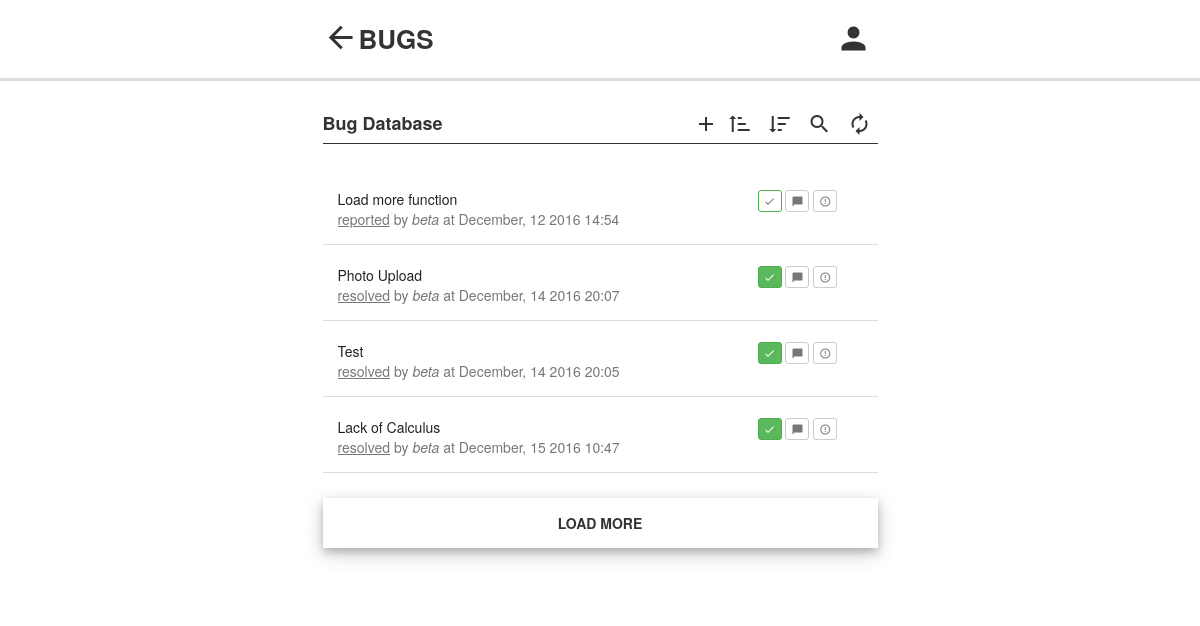
The app's page /bugs.php with its own data.
### tables this page shows
CREATE TABLE `project` (
  `id` int(10) UNSIGNED NOT NULL,
  `name` char(128) NOT NULL,
  `description` varchar(256) NOT NULL,
  `created_at` timestamp NOT NULL DEFAULT CURRENT_TIMESTAMP,
  `status` tinyint(2) UNSIGNED NOT NULL DEFAULT '11',
  `creator_id` int(10) UNSIGNED NOT NULL
);

CREATE TABLE `bug` (
  `id` int(10) UNSIGNED NOT NULL,
  `title` char(64) NOT NULL,
  `description` text NOT NULL,
  `link` varchar(256) NOT NULL,
  `photo` char(255) DEFAULT NULL,
  `project_id` int(10) UNSIGNED NOT NULL,
  `user_id` int(10) UNSIGNED NOT NULL,
  `reported_at` timestamp NOT NULL DEFAULT CURRENT_TIMESTAMP,
  `resolved_at` timestamp NULL DEFAULT NULL,
  `status` tinyint(2) UNSIGNED NOT NULL DEFAULT '11'
);

CREATE TABLE `user` (
  `id` int(10) UNSIGNED NOT NULL,
  `username` char(32) NOT NULL,
  `password` char(32) NOT NULL,
  `level` tinyint(2) UNSIGNED NOT NULL
);

### lib/mysqli.php (called while the page is built, shortened)
<?php
function collect_query_result($result, $fetch_mode = "assoc", $limit = NULL)
{
    $collection = new SplFixedArray($limit);
    $counter = 0;
    if ($fetch_mode = "assoc") {
        while ($counter < $limit && $row = $result->fetch_assoc()) {
            $collection[$counter] = $row;
            $counter += 1;
        }
    } elseif ($fetch_mode = "row") {
        while ($counter < $limit && $row = $result->fetch_row()) {
            $collection[$counter] = $row;
            $counter += 1;
        }
    } elseif ($fetch_mode = "array") {
        while ($counter < $limit && $row = $result->fetch_array()) {
            $collection[$counter] = $row;
            $counter += 1;
        }
    }
    return $collection;
}
?>

### bugs.php (the view, shortened to what this page needs)
<?php
    require_once("lib/mysqli.php");
    $mysqli = get_mysqli_instance();
    $sql = <<<SQL
        SELECT p.name as pname, b.id as bid, b.title as btitle, b.description as bdesc, b.reported_at as breported_at, b.resolved_at as bresolved_at, b.status as bstatus , u.username as uname
        FROM bug as b
        LEFT JOIN user as u ON(b.user_id = u.id)
        LEFT JOIN project as p ON(b.project_id = p.id)
SQL;
    $result = $mysqli->query($sql);
    $result_set = collect_query_result($result, "assoc", 10);
?>
<!DOCTYPE html>
<html>
<head>
    <link rel="stylesheet" type="text/css" href="assets/mdi/css/materialdesignicons.min.css">
    <link rel="stylesheet" type="text/css" href="assets/bootstrap/css/bootstrap.min.css">
    <link href="assets/main/css/main.css" rel="stylesheet">
</head>
<body class="fixed-header-on">
    <div class="page-wrapper">
        <section class="light-gray-bg padding-bottom-clear clearfix">
            <div class="title-bar">
                <div class="container">
                    <div class="row">
                        <div class="col-md-6 col-md-offset-3">
                            <div class="content-header">
                                <a href="index.php" class="btn-flat btn-bg-black">
                                    <i class="mdi mdi-arrow-left mdi-36px" aria-hidden="true"></i>
                                </a>
                                <p class="content-header-title">
                                    BUGS
                                </p>
                                <div class="content-header-nav-left">
                                    <button class="btn-flat btn-bg-black">
                                        <i class="mdi mdi-account mdi-36px" aria-hidden="true"></i>
                                    </button>
                                </div>
                            </div>
                        </div>
                    </div>
                </div>
            </div>
            <div class="container">
                <div class="row">
                    <div class="col-md-6 col-md-offset-3">
                        <div class="content-nav">
                            <div class="content-nav-text">
                            <?php
                                if ($result->num_rows > 0) {
                                    echo $result_set[0]['pname'];
                                }
                            ?>
                            </div>
                            <div class="content-nav-btn">
                                <a href="create-bug.php?pid=<?php echo $_GET['pid'] ?>" class="btn-flat btn-bg-black">
                                    <i class="mdi mdi-plus mdi-24px" aria-hidden="true"></i>
                                </a>
                                <button class="btn-flat btn-bg-black">
                                    <i class="mdi mdi-sort-ascending mdi-24px" aria-hidden="true"></i>
                                </button>
                                <button class="btn-flat btn-bg-black">
                                    <i class="mdi mdi-sort-descending mdi-24px" aria-hidden="true"></i>
                                </button>
                                <button class="btn-flat btn-bg-black">
                                    <i class="mdi mdi-magnify mdi-24px" aria-hidden="true"></i>
                                </button>
                                <button class="btn-flat btn-bg-black">
                                    <i class="mdi mdi-autorenew mdi-24px" aria-hidden="true"></i>
                                </button>
                            </div>
                        </div>
                        <div class="content-body">
                            <div class="listview-container">
                    <?php
                        if ($result->num_rows > 0):
                    ?>
                        <?php
                            for ($i=0; $i < 10; $i++):
                        ?>
                            <?php
                                if ($result_set[$i] == NULL) {
                                    break;
                                }
                            ?>
                                <a href="<?php echo "bug.php?pid={$_GET['pid']}&bid={$result_set[$i]['bid']}" ?>" id="listview-item-<?php echo $result_set[$i]['bid'] ?>" class="listview-item listview-item-active">
                                    <div class="listview-project-name" style="width: 80%">
                                        <p><?php echo $result_set[$i]['btitle'] ?></p>
                                        <p class="text-muted">
                                        <?php
                                            if ($result_set[$i]['bstatus'] == '11'):
                                        ?>
                                            <u>reported</u> by <em><?php echo $result_set[$i]['uname'] ?></em> at <?php echo date("F, j Y H:i", strtotime($result_set[$i]['breported_at'])) ?>
                                        <?php
                                            else:
                                        ?>
                                            <u>resolved</u> by <em><?php echo $result_set[$i]['uname'] ?></em> at <?php echo date("F, j Y H:i", strtotime($result_set[$i]['bresolved_at'])) ?>
                                        <?php
                                            endif;
                                        ?>
                                        </p>
                                    </div>
                                    <div class="listview-project-btn" style="width: 20%">
                                    <?php
                                        if ($result_set[$i]['bstatus'] == '11'):
                                    ?>
                                        <button type="button" class="btn btn-success btn-outline btn-xs">
                                            <i class="mdi mdi-check mdi-14px" aria-hidden="true"></i>
                                        </button>
                                    <?php
                                        else:
                                    ?>
                                        <button type="button" class="btn btn-success btn-xs">
                                            <i class="mdi mdi-check mdi-14px" aria-hidden="true"></i>
                                        </button>
                                    <?php
                                        endif;
                                    ?>
                                        <button type="button" class="btn btn-default btn-outline btn-xs">
                                            <i class="mdi mdi-message mdi-14px" aria-hidden="true"></i>
                                        </button>
                                        <button type="button" class="btn btn-default btn-outline btn-xs">
                                            <i class="mdi mdi-alert-circle-outline mdi-14px" aria-hidden="true"></i>
                                        </button>
                                    </div>
                                </a>
                        <?php
                            endfor;
                        ?>
                    <?php
                        else:
                    ?>
                        <h2><center>No bug found here.</center></h2>
                    <?php
                        endif;
                    ?>
                            </div>
                            <button class="btn-flat btn-card-loader">
                                LOAD MORE
                            </button>
                        </div>
                    </div>
                </div>
            </div>
        </section>
    </div>
</body>
</html>

### assets/main/css/main.css (style rules this page uses)
.title-bar { border-bottom: 3px solid #ddd; background-color: #ffffff; margin-bottom: 30px; }
.content-header { padding-top: 20px; padding-bottom: 20px; display: flex; }
.content-header p { margin: 0px; }
.content-header-title { font-weight: bold; font-size: 26px; width: 90%; }
.content-header-nav-left { padding-right: 0; text-align: left; display: inherit; }
.content-nav { width: 100%; padding-bottom: 5px; border-bottom: 1px solid #333; margin-bottom: 30px; display: inline-flex; justify-content: flex-end; }
.content-nav a { text-decoration: none; }
.content-nav-text { width: 40%; text-align: left; cursor: pointer; font-size: 18px; font-weight: 700; text-overflow: ellipsis; overflow: hidden; vertical-align: middle; white-space: nowrap; }
.content-nav-btn { width: 60%; text-align: right; }
.content-body { padding-bottom: 50px; }
.listview-container { padding-bottom: 20px; }
.listview-item { padding: 15px; display: -webkit-flex; display: flex; text-decoration: none; color: #777777; transition: 0.5s; border-bottom: 0.5px solid #ddd; margin-bottom: 5px; }
.listview-item-active { background-color: #ffffff; }
.listview-project-name { cursor: pointer; font-size: 14px; text-overflow: ellipsis; display: inline-block; max-width: calc(100% - 90px); overflow: hidden; vertical-align: middle; white-space: nowrap; color: #222; }
.listview-project-name p { margin: 0px; }
.btn-flat { background: none; border: none; }
.btn-bg-black { color: #333; }
.btn-card-loader { width: 100%; min-height: 50px; box-shadow: 0 4px 8px 0 rgba(0, 0, 0, 0.2), 0 6px 20px 0 rgba(0, 0, 0, 0.19); transition: 0.5s; font-weight: 600; }
.btn-outline { color: inherit; background-color: transparent; transition: all .5s; }

### records on screen
project: name "Bug Database"
bug: title "Load more function", user.username "beta", reported_at "December, 12 2016 14:54", status 11 (drawn)
bug: title "Photo Upload", user.username "beta", resolved_at "December, 14 2016 20:07"
bug: title "Test", user.username "beta", resolved_at "December, 14 2016 20:05"
bug: title "Lack of Calculus", user.username "beta", resolved_at "December, 15 2016 10:47"
